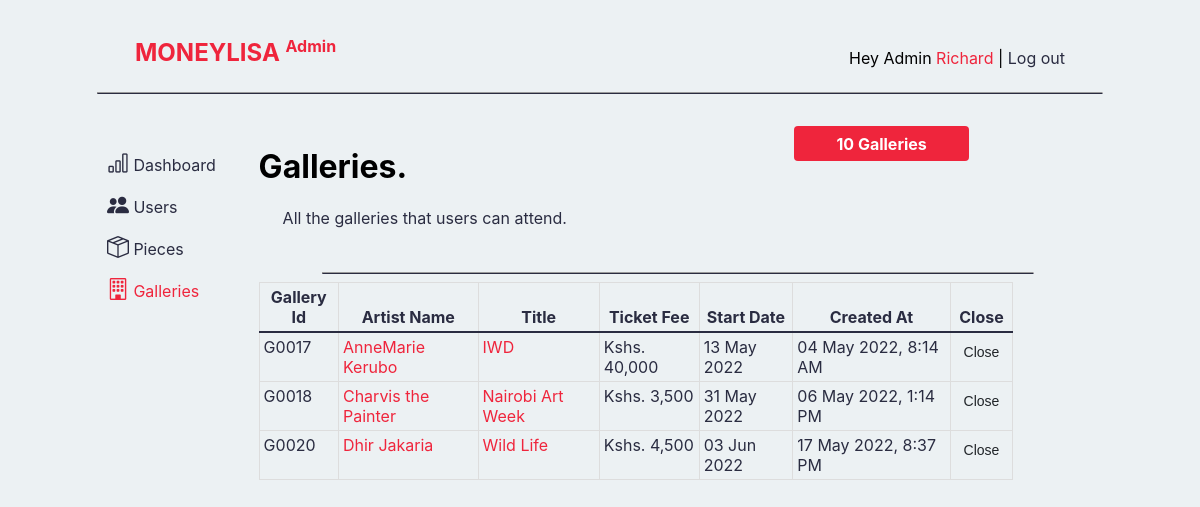
The app's page /admin-galleries.php (signed in) with its own data.
### tables this page shows
CREATE TABLE `users` (
  `id` int(11) NOT NULL,
  `name` varchar(128) NOT NULL,
  `email` varchar(255) NOT NULL,
  `password_hash` varchar(255) NOT NULL,
  `isAdmin` varchar(20) DEFAULT 'no',
  `isArtist` varchar(20) DEFAULT 'no',
  `created_at` timestamp NOT NULL DEFAULT current_timestamp()
);

CREATE TABLE `galleries` (
  `id` int(11) NOT NULL,
  `artist_id` int(11) DEFAULT NULL,
  `artist_name` varchar(128) DEFAULT NULL,
  `coverImg` varchar(255) DEFAULT NULL,
  `title` varchar(128) NOT NULL,
  `location` varchar(128) NOT NULL,
  `story` varchar(255) NOT NULL,
  `fee` int(128) NOT NULL,
  `date` datetime DEFAULT NULL,
  `created_at` timestamp NOT NULL DEFAULT current_timestamp()
);

### admin-galleries.php (the view, shortened to what this page needs)
<?php
if (isset($_SESSION['user_id'])) {
    $mysqli = require __DIR__ . '/database.php';
    $sql = "SELECT * FROM users
            WHERE id = {$_SESSION['user_id']}";
    $result = $mysqli->query($sql);
    $user = $result->fetch_assoc();
} else {
    header('Location: home.php');
}
?>
<?php
$sql = "SELECT COUNT(*) AS gallery_count FROM art";
$gallery_count_result = $mysqli->query($sql);
$gallery_count = $gallery_count_result->fetch_assoc();
?>
<!DOCTYPE html>
<html lang='en'>
<head>
    <link rel='stylesheet' href='styles/main.css'>
    <link rel='stylesheet' href='styles/utility.css'>
    <link rel='stylesheet' href='https://cdn.jsdelivr.net/npm/bootstrap-icons@1.8.1/font/bootstrap-icons.css'>
</head>
<body>
    <?php include __DIR__ . '/admin-navbar.php'; ?>
    <div class='container-flex' style='padding-left:7%; padding-right:8%;'>
        <div class='row'>
            <nav class='col-md-3 col-lg-2 d-md-block'>
                <div class='position-sticky pt-3 background-cultured'>
                    <ul class='nav flex-column'>
                        <li class='nav-item'>
                            <a class='nav-link' href='admin-dashboard.php'>
                                <i class='bi bi-bar-chart' style='font-size: 22px;'></i>
                                Dashboard
                            </a>
                        </li>
                        <li class='nav-item'>
                            <a class='nav-link' href='admin-users.php'>
                                <i class='bi bi-people-fill' style='font-size: 22px;'></i>
                                Users
                            </a>
                        </li>
                        <li class='nav-item'>
                            <a class='nav-link' href='admin-pieces.php'>
                                <i class='bi bi-box-seam' style='font-size: 22px;'></i>
                                Pieces
                            </a>
                        </li>
                        <li class='nav-item'>
                            <a class='nav-link active' aria-current='page' href='admin-galleries.php'>
                                <i class='bi bi-building imperial-red' style='font-size: 22px;'></i>
                                Galleries
                            </a>
                        </li>
                    </ul>
                </div>
            </nav>
            <main class='col-md-9 col-lg-10'>
                <div class='row'>
                    <div class='col-lg-6 col-md-6 pt-3 pb-2 mb-3'>
                        <h1 class='fs-2'>Galleries.</h1>
                        <p class='fs-6 ps-4 space-cadet'>
                            All the galleries that users can attend.
                        </p>
                    </div>
                    <div class='col-lg-6 col-md-6 pt-3 pb-2 mb-3'>
                        <center>
                            <span class='col-lg-5 badge badge-imperial mr-3'>
                                <?= $gallery_count['gallery_count'] ?> <?= $gallery_count['gallery_count'] == 1 ? " Gallery" : " Galleries" ?>
                            </span>
                        </center>
                    </div>
                </div>
                <hr class='mobile-hide hr' />
                <div class='table-responsive'>
                    <table class='table table-striped table-sm'>
                        <thead>
                            <tr>
                                <th scope='col'>Gallery Id</th>
                                <th scope='col'>Artist Name</th>
                                <th scope='col'>Title</th>
                                <th scope='col'>Ticket Fee</th>
                                <th scope='col'>Start Date</th>
                                <th scope='col'>Created At</th>
                                <th scope='col'>Close</th>
                            </tr>
                        </thead>
                        <tbody>
                            <?php
                            $gallery_sql = "SELECT * FROM galleries";
                            $gallery_result = $mysqli->query($gallery_sql);
                            while ($gallery = $gallery_result->fetch_assoc()) {
                            ?>
                                <tr>
                                    <td><?= 'G00' . $gallery['id'] ?></td>
                                    <td>
                                        <a target='_blank' href='artist-portfolio.php?id=<?= $gallery['artist_id'] ?>'>
                                            <?= $gallery['artist_name'] ?>
                                        </a>
                                    </td>
                                    <td>
                                        <a href='gallery-details.php?id=<?= $gallery['id'] ?>'>
                                            <?= $gallery['title'] ?>
                                        </a>
                                    </td>
                                    <td>Kshs. <?= number_format($gallery['fee']) ?></td>
                                    <td><?= date('d M Y', strtotime($gallery['date'])) ?></td>
                                    <td><?= date('d M Y, g:i A', strtotime($gallery['created_at'])) ?></td>
                                    <td>
                                        <center>
                                            <form action='process-close-gallery.php' method='POST'>
                                                <button type='submit' class='btn btn-sm mb-2'>Close</button>
                                            </form>
                                        </center>
                                    </td>
                                </tr>
                            <?php  } ?>
                        </tbody>
                    </table>
                </div>
            </main>
        </div>
    </div>
</body>
</html>

### admin-navbar.php (shortened to what this page needs)
<nav class='navbar sticky-top mobile-hide'>
    <div class='container'>
        <a href='admin-dashboard.php' class='nav-header mr-5'>
            MONEYLISA <sup><span class='fs-6'>Admin</span></sup>
        </a>
        <ul class='navbar-nav'>
            <li class='nav-item'>
                <?php if (isset($user)) : ?>
                    <p>
                        Hey Admin
                        <a href='artist-dashboard.php?id=<?= $user['id'] ?>'>
                            <?= substr($user['name'], 0, strpos($user['name'], ' ')) ?>
                        </a>
                        |
                        <a href='logout.php' class='space-cadet'>Log out</a>
                    </p>
                <?php else : ?>
                    <div class='col-lg-12'>
                        <p><a href='signin.php'>Sign In</a> or <a href='signup.html'>Sign Up</a></p>
                    </div>
                <?php endif; ?>
            </li>
        </ul>
    </div>
    <hr class='mobile-hide hr' />
</nav>

### styles/main.css (style rules this page uses)
:root { --space-cadet: #2b2d42ff; --space-cadet-light: #2b2d42ff; --manatee: #8d99aeff; --cultured: #edf2f4ff; --imperial-red: #ef233cff; --imperial-red-light: #f25f5cff; --space-cadet: hsla(235, 21%, 21%, 1); --manatee: hsla(218, 17%, 62%, 1); --cultured: hsla(197, 24%, 94%, 1); --imperial-red: hsla(353, 86%, 54%, 1); --inter: -apple-system, BlinkMacSystemFont, 'Inter', 'Segoe UI', 'Roboto', 'Oxygen', 'Ubuntu', 'Cantarell', 'Fira Sans', 'Droid Sans', 'Helvetica Neue', sans-serif; }
.navbar { position: relative; display: flex; flex-wrap: wrap; align-items: center; justify-content: space-between; padding-top: 0.5rem; padding-bottom: 0.5rem; background-color: var(--cultured); }
.sticky-top { position: -webkit-sticky; position: sticky; top: 0; z-index: 1020; }
.navbar > .container, .navbar > .container-fluid, .navbar > .container-flex { display: flex; flex-wrap: inherit; align-items: center; justify-content: space-between; }
.navbar-nav { display: flex; flex-direction: column; padding-left: 0; margin-bottom: 0; list-style: none; }
.nav { display: flex; flex-wrap: wrap; padding-left: 0; margin-bottom: 0; list-style: none; }
.nav-link { display: block; padding: 0.5rem 1rem; color: var(--space-cadet); text-decoration: none; transition: color 0.15s ease-in-out, background-color 0.15s ease-in-out, border-color 0.15s ease-in-out, text-decoration 0.25s ease-in-out; }
.active { color: var(--imperial-red); }
body { font-family: var(--inter); background-color: var(--cultured); }
a { color: var(--imperial-red); text-decoration: none; }
.nav-header { font-size: 1.5rem; font-weight: 700; color: var(--imperial-red); text-decoration: none solid 5px var(--space-cadet); }
.space-cadet { color: var(--space-cadet); }
.background-cultured { background-color: var(--cultured) !important; }
.imperial-red { color: var(--imperial-red); }
.hr { width: 85%; border-bottom: solid 1px var(--space-cadet); }
* { box-sizing: border-box; }
.container { width: 100%; padding-left: 15px; padding-right: 15px; margin: 0 auto; }
.container-flex { width: 100%; padding-left: 10%; padding-right: 10%; margin: auto; }
.row { --gutter-x: 1.5rem; --gutter-x: 0; display: flex; flex-wrap: wrap; margin-top: calc(-1 * var(--gutter-y)); margin-right: calc(-0.5 * var(--gutter-x)); margin-left: calc(-0.5 * var(--gutter-x)); }
.row > * { flex-shrink: 0; width: 100%; max-width: 100%; padding-right: calc(var(--gutter-x) * 0.5); padding-left: calc(var(--gutter-x) * 0.5); margin-top: var(--gutter-y); }
.flex-column { flex-direction: column; }
.table { --table-accent-bg: transparent; --table-striped-bg: var(--cultured); width: 90%; margin-bottom: 1rem; color: var(--space-cadet); vertical-align: top; border-color: var(--space-cadet); border-collapse: collapse; }
.table > :not(caption) > * > * { padding: 0.5rem 0.5rem; border-bottom-width: 1px; }
.table td, .table th { border: 1px solid #ddd; padding: 8px; }
.table > tbody { vertical-align: inherit; }
.table > thead { color: var(--); vertical-align: bottom; }
.table > :not(:first-child) { border-top: 2px solid currentColor; }
.table-striped > tbody > tr:nth-of-type(odd) > * { --table-accent-bg: var(--table-striped-bg); color: var(--table-striped-color); }
.table-sm > :not(caption) > * > * { padding: 0.25rem 0.25rem; }
.btn { display: inline-block; font-weight: 400; line-height: 1.5; color: #212529; text-align: center; text-decoration: none; vertical-align: middle; cursor: select; -webkit-user-select: none; -moz-user-select: none; user-select: none; background-color: transparent; border: 1px solid transparent; padding: 0.375rem 0.75rem; font-size: 1rem; border-radius: 0.25rem; transition: color 0.15s ease-in-out, background-color 0.15s ease-in-out, border-color 0.15s ease-in-out, box-shadow 0.15s ease-in-out; }
.btn-sm { padding: 0.25rem 0.5rem; font-size: 0.875rem; border-radius: 0.2rem; }
.badge { display: inline-block; padding: 0.35em 0.65em; font-size: 1em; font-weight: 700; line-height: 1.5; color: #fff; text-align: center; white-space: nowrap; vertical-align: baseline; border-radius: 0.25rem; }
.badge-imperial { background-color: var(--imperial-red); }
.position-sticky { position: -webkit-sticky !important; position: sticky !important; }

### records on screen
users: name "Richard"
galleries: id "17", artist_name "AnneMarie Kerubo", title "IWD", fee "40,000", date "13 May 2022", created_at "04 May 2022, 8:14 AM"
galleries: id "18", artist_name "Charvis the Painter", title "Nairobi Art Week", fee "3,500", date "31 May 2022", created_at "06 May 2022, 1:14 PM"
galleries: id "20", artist_name "Dhir Jakaria", title "Wild Life", fee "4,500", date "03 Jun 2022", created_at "17 May 2022, 8:37 PM"

### other values on screen
$gallery_count['gallery_count'] "10"
